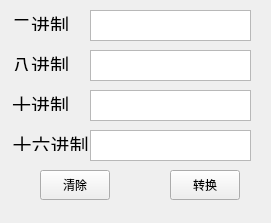
<?xml version="1.0" encoding="UTF-8"?>
<ui version="4.0">
 <class>Widget</class>
 <widget class="QWidget" name="Widget">
  <property name="geometry">
   <rect>
    <x>0</x>
    <y>0</y>
    <width>271</width>
    <height>223</height>
   </rect>
  </property>
  <property name="windowTitle">
   <string>Widget</string>
  </property>
  <widget class="QLabel" name="BinaryLabel">
   <property name="geometry">
    <rect>
     <x>10</x>
     <y>10</y>
     <width>61</width>
     <height>21</height>
    </rect>
   </property>
   <property name="text">
    <string>&lt;html&gt;&lt;head/&gt;&lt;body&gt;&lt;p align=&quot;center&quot;&gt;&lt;span style=&quot; font-size:14pt;&quot;&gt;二进制&lt;/span&gt;&lt;/p&gt;&lt;/body&gt;&lt;/html&gt;</string>
   </property>
  </widget>
  <widget class="QLabel" name="OctalLabel">
   <property name="geometry">
    <rect>
     <x>10</x>
     <y>50</y>
     <width>61</width>
     <height>21</height>
    </rect>
   </property>
   <property name="text">
    <string>&lt;html&gt;&lt;head/&gt;&lt;body&gt;&lt;p align=&quot;center&quot;&gt;&lt;span style=&quot; font-size:14pt;&quot;&gt;八进制&lt;/span&gt;&lt;/p&gt;&lt;/body&gt;&lt;/html&gt;</string>
   </property>
  </widget>
  <widget class="QLabel" name="hexadecimalLabel">
   <property name="geometry">
    <rect>
     <x>10</x>
     <y>130</y>
     <width>81</width>
     <height>21</height>
    </rect>
   </property>
   <property name="text">
    <string>&lt;html&gt;&lt;head/&gt;&lt;body&gt;&lt;p align=&quot;center&quot;&gt;&lt;span style=&quot; font-size:14pt;&quot;&gt;十六进制&lt;/span&gt;&lt;/p&gt;&lt;/body&gt;&lt;/html&gt;</string>
   </property>
  </widget>
  <widget class="QLabel" name="DecimalLabel">
   <property name="geometry">
    <rect>
     <x>10</x>
     <y>90</y>
     <width>61</width>
     <height>21</height>
    </rect>
   </property>
   <property name="text">
    <string>&lt;html&gt;&lt;head/&gt;&lt;body&gt;&lt;p align=&quot;center&quot;&gt;&lt;span style=&quot; font-size:14pt;&quot;&gt;十进制&lt;/span&gt;&lt;/p&gt;&lt;/body&gt;&lt;/html&gt;</string>
   </property>
  </widget>
  <widget class="QPlainTextEdit" name="BinaryEdit">
   <property name="geometry">
    <rect>
     <x>90</x>
     <y>10</y>
     <width>161</width>
     <height>31</height>
    </rect>
   </property>
  </widget>
  <widget class="QPlainTextEdit" name="OctalEdit">
   <property name="geometry">
    <rect>
     <x>90</x>
     <y>50</y>
     <width>161</width>
     <height>31</height>
    </rect>
   </property>
  </widget>
  <widget class="QPlainTextEdit" name="hexadecimalEdit">
   <property name="geometry">
    <rect>
     <x>90</x>
     <y>130</y>
     <width>161</width>
     <height>31</height>
    </rect>
   </property>
  </widget>
  <widget class="QPlainTextEdit" name="DecimalEdit">
   <property name="geometry">
    <rect>
     <x>90</x>
     <y>90</y>
     <width>161</width>
     <height>31</height>
    </rect>
   </property>
  </widget>
  <widget class="QPushButton" name="conversionButton">
   <property name="geometry">
    <rect>
     <x>170</x>
     <y>170</y>
     <width>70</width>
     <height>30</height>
    </rect>
   </property>
   <property name="text">
    <string>转换</string>
   </property>
  </widget>
  <widget class="QPushButton" name="clearButton">
   <property name="geometry">
    <rect>
     <x>40</x>
     <y>170</y>
     <width>70</width>
     <height>30</height>
    </rect>
   </property>
   <property name="text">
    <string>清除</string>
   </property>
  </widget>
 </widget>
 <resources/>
 <connections/>
</ui>
